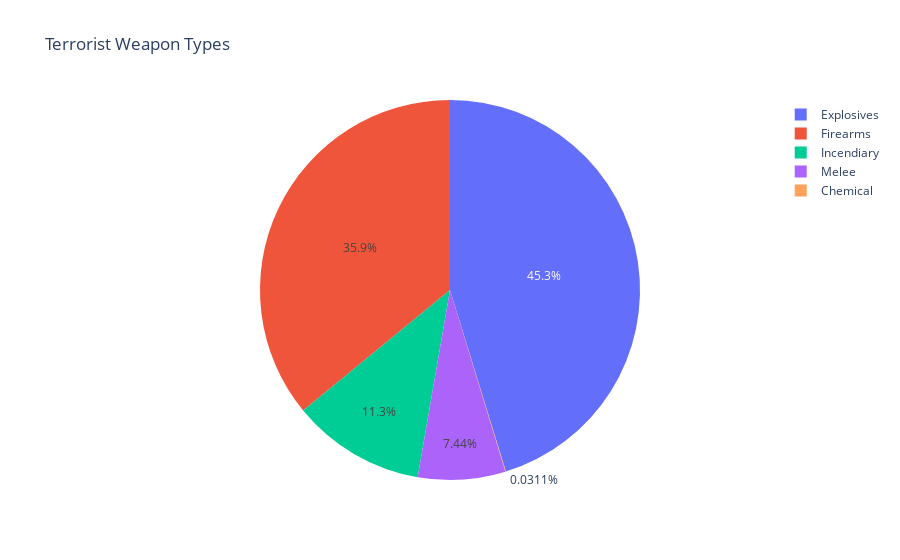

Notebook code cell kept with this figure:
### Code cell
weapontype1 = dataset.Weapontype.value_counts()
weapontp = pd.DataFrame({'weapontype':weapontype1.index , 'count':weapontype1.values})
fg6 = px.pie(weapontp , values='count' , names='weapontype',title='Terrorist Weapon Types')
fg6.show()

### Figure 1 — Plotly figure (JSON) as saved in the notebook; plotly's stock layout.template omitted (floating-point values rounded to 4 significant figures)
{"data": [{"domain": {"x": [0, 1], "y": [0, 1]}, "hovertemplate": "weapontype=%{label}<br>count=%{value}<extra></extra>", "labels": ["Explosives", "Firearms", "Incendiary", "Melee", "Chemical"], "legendgroup": "", "name": "", "showlegend": true, "type": "pie", "values": [1453, 1154, 364, 239, 1]}], "layout": {"legend": {"tracegroupgap": 0}, "title": {"text": "Terrorist Weapon Types"}}}
